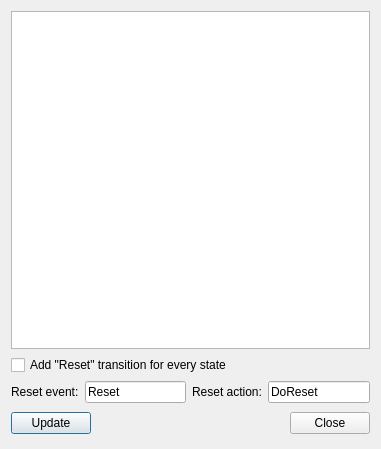
<?xml version="1.0" encoding="UTF-8"?>
<ui version="4.0">
 <author>Stefan Duffner</author>
 <class>ExportVVVVDlg</class>
 <widget class="QDialog" name="ExportVVVVDlg">
  <property name="geometry">
   <rect>
    <x>0</x>
    <y>0</y>
    <width>381</width>
    <height>449</height>
   </rect>
  </property>
  <property name="windowTitle">
   <string>vvvv Automata Export</string>
  </property>
  <layout class="QVBoxLayout" name="verticalLayout">
   <item>
    <widget class="QTextBrowser" name="tb_output">
     <property name="html">
      <string>&lt;!DOCTYPE HTML PUBLIC &quot;-//W3C//DTD HTML 4.0//EN&quot; &quot;http://www.w3.org/TR/REC-html40/strict.dtd&quot;&gt;
&lt;html&gt;&lt;head&gt;&lt;meta name=&quot;qrichtext&quot; content=&quot;1&quot; /&gt;&lt;style type=&quot;text/css&quot;&gt;
p, li { white-space: pre-wrap; }
&lt;/style&gt;&lt;/head&gt;&lt;body style=&quot; font-family:'Sans Serif'; font-size:10pt; font-weight:400; font-style:normal;&quot;&gt;
&lt;p style=&quot;-qt-paragraph-type:empty; margin-top:0px; margin-bottom:0px; margin-left:0px; margin-right:0px; -qt-block-indent:0; text-indent:0px;&quot;&gt;&lt;/p&gt;&lt;/body&gt;&lt;/html&gt;</string>
     </property>
    </widget>
   </item>
   <item>
    <widget class="QCheckBox" name="cb_reset">
     <property name="text">
      <string>Add &quot;Reset&quot; transition for every state</string>
     </property>
    </widget>
   </item>
   <item>
    <layout class="QHBoxLayout" name="horizontalLayout_2">
     <item>
      <widget class="QLabel" name="label">
       <property name="text">
        <string>Reset event:</string>
       </property>
       <property name="buddy">
        <cstring>le_reset_event</cstring>
       </property>
      </widget>
     </item>
     <item>
      <widget class="QLineEdit" name="le_reset_event">
       <property name="text">
        <string>Reset</string>
       </property>
      </widget>
     </item>
     <item>
      <widget class="QLabel" name="label_2">
       <property name="minimumSize">
        <size>
         <width>0</width>
         <height>0</height>
        </size>
       </property>
       <property name="text">
        <string>Reset action:</string>
       </property>
       <property name="buddy">
        <cstring>le_reset_action</cstring>
       </property>
      </widget>
     </item>
     <item>
      <widget class="QLineEdit" name="le_reset_action">
       <property name="text">
        <string>DoReset</string>
       </property>
      </widget>
     </item>
    </layout>
   </item>
   <item>
    <layout class="QHBoxLayout" name="horizontalLayout">
     <item>
      <widget class="QPushButton" name="pb_update">
       <property name="enabled">
        <bool>true</bool>
       </property>
       <property name="minimumSize">
        <size>
         <width>0</width>
         <height>0</height>
        </size>
       </property>
       <property name="text">
        <string>Update</string>
       </property>
       <property name="iconSize">
        <size>
         <width>24</width>
         <height>24</height>
        </size>
       </property>
      </widget>
     </item>
     <item>
      <spacer name="horizontalSpacer">
       <property name="orientation">
        <enum>Qt::Horizontal</enum>
       </property>
       <property name="sizeHint" stdset="0">
        <size>
         <width>138</width>
         <height>29</height>
        </size>
       </property>
      </spacer>
     </item>
     <item>
      <widget class="QPushButton" name="pb_close">
       <property name="text">
        <string>Close</string>
       </property>
      </widget>
     </item>
    </layout>
   </item>
  </layout>
 </widget>
 <resources/>
 <connections>
  <connection>
   <sender>pb_close</sender>
   <signal>clicked()</signal>
   <receiver>ExportVVVVDlg</receiver>
   <slot>reject()</slot>
   <hints>
    <hint type="sourcelabel">
     <x>370</x>
     <y>437</y>
    </hint>
    <hint type="destinationlabel">
     <x>365</x>
     <y>335</y>
    </hint>
   </hints>
  </connection>
  <connection>
   <sender>cb_reset</sender>
   <signal>clicked()</signal>
   <receiver>ExportVVVVDlg</receiver>
   <slot>resetClicked()</slot>
   <hints>
    <hint type="sourcelabel">
     <x>194</x>
     <y>367</y>
    </hint>
    <hint type="destinationlabel">
     <x>185</x>
     <y>196</y>
    </hint>
   </hints>
  </connection>
  <connection>
   <sender>le_reset_event</sender>
   <signal>textChanged(QString)</signal>
   <receiver>ExportVVVVDlg</receiver>
   <slot>resetEventChanged()</slot>
   <hints>
    <hint type="sourcelabel">
     <x>138</x>
     <y>390</y>
    </hint>
    <hint type="destinationlabel">
     <x>150</x>
     <y>423</y>
    </hint>
   </hints>
  </connection>
  <connection>
   <sender>le_reset_action</sender>
   <signal>textChanged(QString)</signal>
   <receiver>ExportVVVVDlg</receiver>
   <slot>resetActionChanged()</slot>
   <hints>
    <hint type="sourcelabel">
     <x>301</x>
     <y>393</y>
    </hint>
    <hint type="destinationlabel">
     <x>243</x>
     <y>437</y>
    </hint>
   </hints>
  </connection>
 </connections>
 <slots>
  <slot>resetClicked()</slot>
  <slot>updateClicked()</slot>
  <slot>resetEventChanged()</slot>
  <slot>resetActionChanged()</slot>
 </slots>
</ui>
